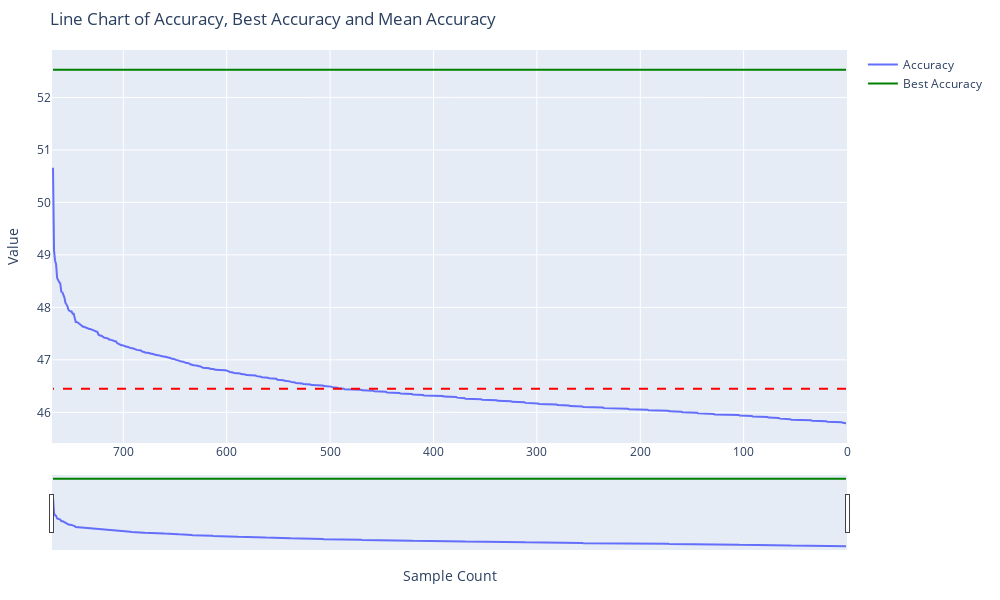

The cell this chart's notebook holds for it:
### Markdown cell above
# Charts

### Code cell
import plotly.graph_objects as go
import pandas as pd

# Assuming you already have a DataFrame df with columns 'id', 'acc' and 'diff'

# Adding the 'acc + diff' column
df['acc_diff'] = best
df['best'] = best

# Creating a sample count index
df['sample_count'] = range(1, len(df) + 1)

# Creating the line chart
fig = go.Figure()

# Adding the horizontal straight line at the acc mean
mean_acc = df['acc'].mean()
fig.add_shape(
    type="line",
    x0=df['sample_count'].min(),
    y0=mean_acc,
    x1=df['sample_count'].max(),
    y1=mean_acc,
    line=dict(color="red", width=2, dash="dash"),
    name="Mean Accuracy"
)

# Adding the line that relates acc with sample_count
fig.add_trace(go.Scatter(
    x=df['sample_count'],
    y=df['acc'],
    mode='lines',
    name='Accuracy',
    hovertemplate='ID: %{customdata[0]}<br>Accuracy: %{y}<br>Att: %{customdata[2]}<extra></extra>',
    customdata=df[['id', 'acc']].values
))

# Adding the green line for acc + diff
fig.add_trace(go.Scatter(
    x=df['sample_count'],
    y=df['acc_diff'],
    mode='lines',
    name='Best Accuracy',
    line=dict(color='green'),
    hovertemplate='ID: %{customdata[0]}<br>Best Accuracy: %{y}<extra></extra>',
    customdata=df[['id','acc']].values
))

# Adjusting the chart layout
fig.update_layout(
    title='Line Chart of Accuracy, Best Accuracy and Mean Accuracy',
    xaxis_title='Sample Count',
    yaxis_title='Value',
    width=1000,  # Chart width
    height=600,  # Chart height
    xaxis=dict(autorange='reversed'),  # Reverse X axis
    margin=dict(l=50, r=50, t=50, b=50),  # Margins
    hovermode='closest',  # Hover interaction mode
    xaxis_rangeslider_visible=True,  # Add zoom control
)

fig.show()

### Figure 1 — Plotly figure (JSON) as saved in the notebook; plotly's stock layout.template omitted (floating-point values rounded to 4 significant figures; data arrays with more than 128 entries replaced by an {"elided": "..."} marker saying what was removed)
{"data": [{"customdata": {"elided": "768x2 float values"}, "hovertemplate": "ID: %{customdata[0]}<br>Accuracy: %{y}<br>Att: %{customdata[2]}<extra></extra>", "mode": "lines", "name": "Accuracy", "type": "scatter", "x": {"elided": "768 int values"}, "y": {"elided": "768 float values"}}, {"customdata": {"elided": "768x2 float values"}, "hovertemplate": "ID: %{customdata[0]}<br>Best Accuracy: %{y}<extra></extra>", "line": {"color": "green"}, "mode": "lines", "name": "Best Accuracy", "type": "scatter", "x": {"elided": "768 int values"}, "y": {"elided": "768 float values"}}], "layout": {"height": 600, "hovermode": "closest", "margin": {"b": 50, "l": 50, "r": 50, "t": 50}, "shapes": [{"line": {"color": "red", "dash": "dash", "width": 2}, "name": "Mean Accuracy", "type": "line", "x0": 1, "x1": 768, "y0": 46.45, "y1": 46.45}], "title": {"text": "Line Chart of Accuracy, Best Accuracy and Mean Accuracy"}, "width": 1000, "xaxis": {"autorange": "reversed", "rangeslider": {"visible": true}, "title": {"text": "Sample Count"}}, "yaxis": {"title": {"text": "Value"}}}}
